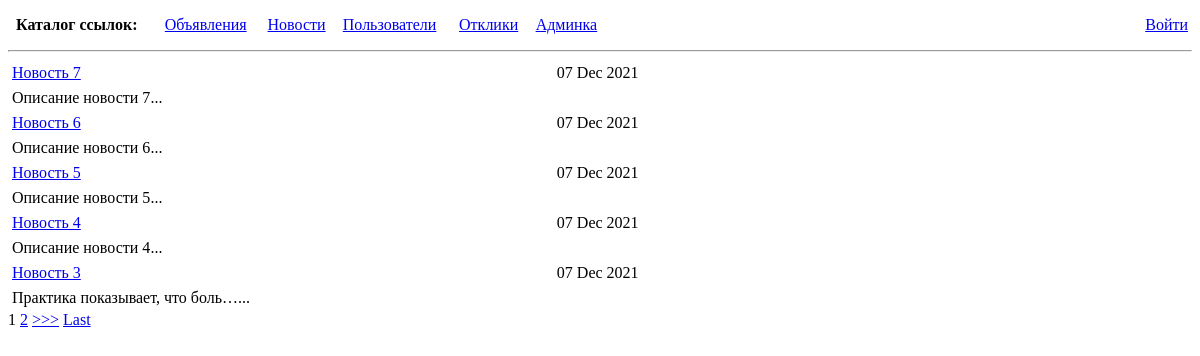
Page /news/ on the committed database.
### ads/models.py (models this page shows, shortened)
class News(models.Model):
    title = models.CharField(max_length=128)
    text = models.TextField()
    date = models.DateTimeField(auto_now_add=True)

### ads/views.py (the view)
# urls.py: path('news/', NewsList.as_view(), name='news_list'),
class NewsList(ListView):
    model = News
    template_name = 'news-list.html'
    context_object_name = 'news_list'
    queryset = News.objects.all()
    paginate_by = 5  # постраничный вывод
    ordering = ['-date']   # сортируем, свежие сверху

### templates/news-list.html (shortened to what this page needs)
{% extends 'default.html' %}
{% block content %}
{% if news_list %}
    <table>
        {% for news in news_list %}
            <tr>
                <td>
                    <a href="{% url 'news_detail' news.id %}">{{news.title}}</a>
                </td>
                <td>
                    {{news.date|date:'d M Y'}}
                </td>
            </tr>
            <tr>
                <td colspan="2">
                    {{news.text|truncatechars:30}}...
                </td>
            </tr>
        {% endfor %}
    </table>
{% endif %}
{% if is_paginated %}
    {% for num in page_obj.paginator.page_range %}
        {% if page_obj.number == num %}
            <a>{{ num }}</a>
        {% elif num > page_obj.number|add:'-3' and num < page_obj.number|add:'3' %}
            <a href="?page={{ num }}">{{ num }}</a>
        {% endif %}
    {% endfor %}
    {% if page_obj.has_next %}
        <a href="?page={{ page_obj.next_page_number }}">>>></a>
        <a href="?page={{ page_obj.paginator.num_pages }}">Last</a>
    {% endif %}
{% endif %}
{% endblock content %}

### templates/default.html (style rules this page uses)
TABLE { width: 100%; border-collapse: collapse; }
TD, TH { padding: 3px; border: 1px solid white; }

### rows in the picture
News: title "Новость 7", date "07 Dec 2021", text "Описание новости 7"
News: title "Новость 6", date "07 Dec 2021", text "Описание новости 6"
News: title "Новость 5", date "07 Dec 2021", text "Описание новости 5"
News: title "Новость 4", date "07 Dec 2021", text "Описание новости 4"
News: title "Новость 3", date "07 Dec 2021", text "Практика показывает, что боль…"

### other values in the picture
{{ num }} "1"
{{ num }} "2"
